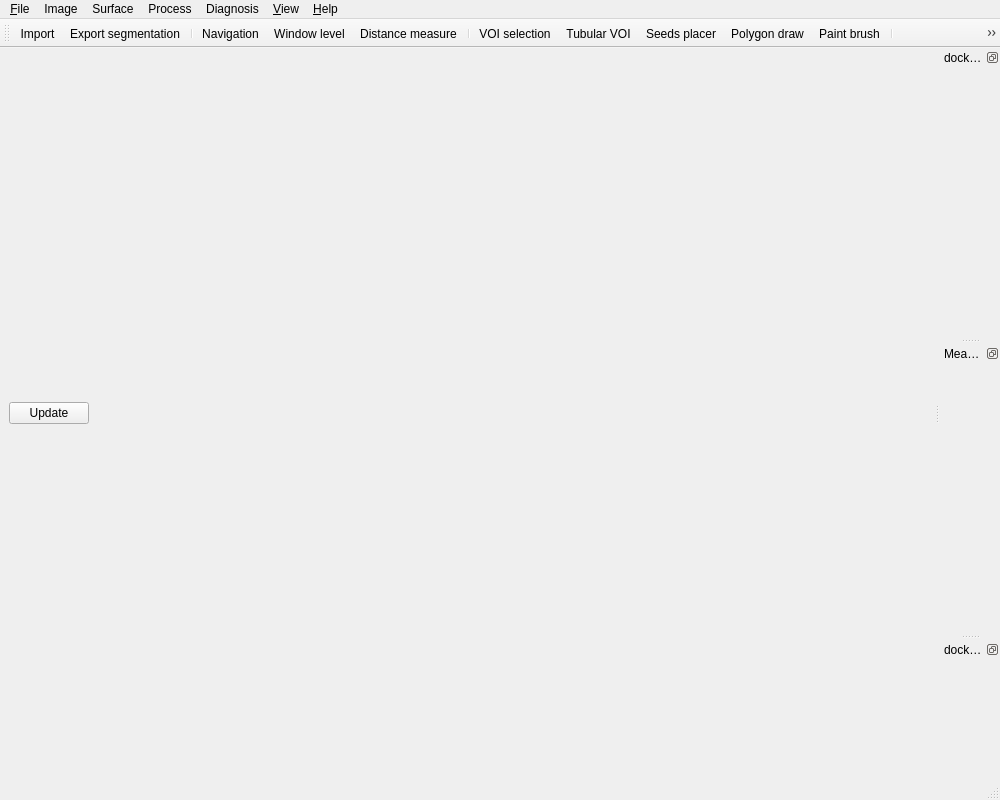
<?xml version="1.0" encoding="UTF-8"?>
<ui version="4.0">
 <class>MainWindow</class>
 <widget class="QMainWindow" name="MainWindow">
  <property name="windowModality">
   <enum>Qt::WindowModal</enum>
  </property>
  <property name="enabled">
   <bool>true</bool>
  </property>
  <property name="geometry">
   <rect>
    <x>0</x>
    <y>0</y>
    <width>1000</width>
    <height>800</height>
   </rect>
  </property>
  <property name="sizePolicy">
   <sizepolicy hsizetype="Preferred" vsizetype="Preferred">
    <horstretch>0</horstretch>
    <verstretch>0</verstretch>
   </sizepolicy>
  </property>
  <property name="acceptDrops">
   <bool>true</bool>
  </property>
  <property name="windowTitle">
   <string>MainWindow</string>
  </property>
  <property name="dockOptions">
   <set>QMainWindow::AllowNestedDocks|QMainWindow::AllowTabbedDocks|QMainWindow::AnimatedDocks|QMainWindow::ForceTabbedDocks|QMainWindow::VerticalTabs</set>
  </property>
  <widget class="QWidget" name="centralwidget">
   <property name="enabled">
    <bool>true</bool>
   </property>
   <property name="sizePolicy">
    <sizepolicy hsizetype="Expanding" vsizetype="Expanding">
     <horstretch>0</horstretch>
     <verstretch>0</verstretch>
    </sizepolicy>
   </property>
   <property name="layoutDirection">
    <enum>Qt::LeftToRight</enum>
   </property>
   <layout class="QVBoxLayout" name="verticalLayoutCentralWidget">
    <item>
     <layout class="QHBoxLayout" name="horizontalLayout">
      <item>
       <widget class="QPushButton" name="updateBtn">
        <property name="enabled">
         <bool>true</bool>
        </property>
        <property name="minimumSize">
         <size>
          <width>0</width>
          <height>0</height>
         </size>
        </property>
        <property name="text">
         <string>Update</string>
        </property>
       </widget>
      </item>
      <item>
       <widget class="QScrollArea" name="sliceScrollArea">
        <property name="sizePolicy">
         <sizepolicy hsizetype="Expanding" vsizetype="Fixed">
          <horstretch>0</horstretch>
          <verstretch>0</verstretch>
         </sizepolicy>
        </property>
        <property name="minimumSize">
         <size>
          <width>0</width>
          <height>0</height>
         </size>
        </property>
        <property name="frameShape">
         <enum>QFrame::NoFrame</enum>
        </property>
        <property name="verticalScrollBarPolicy">
         <enum>Qt::ScrollBarAlwaysOff</enum>
        </property>
        <property name="horizontalScrollBarPolicy">
         <enum>Qt::ScrollBarAlwaysOff</enum>
        </property>
        <property name="sizeAdjustPolicy">
         <enum>QAbstractScrollArea::AdjustToContents</enum>
        </property>
        <property name="widgetResizable">
         <bool>true</bool>
        </property>
        <widget class="QWidget" name="scrollAreaWidgetContents_2">
         <property name="geometry">
          <rect>
           <x>0</x>
           <y>0</y>
           <width>835</width>
           <height>69</height>
          </rect>
         </property>
        </widget>
       </widget>
      </item>
     </layout>
    </item>
   </layout>
  </widget>
  <widget class="QMenuBar" name="menuBar">
   <property name="enabled">
    <bool>true</bool>
   </property>
   <property name="geometry">
    <rect>
     <x>0</x>
     <y>0</y>
     <width>1000</width>
     <height>21</height>
    </rect>
   </property>
   <widget class="QMenu" name="menuFile">
    <property name="title">
     <string>&amp;File</string>
    </property>
    <widget class="QMenu" name="menuRecentImage">
     <property name="title">
      <string>Recent Image</string>
     </property>
    </widget>
    <addaction name="actionImport"/>
    <addaction name="actionImport_images"/>
    <addaction name="menuRecentImage"/>
    <addaction name="actionNew_segmentation"/>
    <addaction name="actionImport_segmentation"/>
    <addaction name="actionExport_segmentation"/>
    <addaction name="actionExport_curved_images"/>
    <addaction name="actionExport_Report"/>
    <addaction name="actionExport_CSV"/>
    <addaction name="actionExit"/>
   </widget>
   <widget class="QMenu" name="menuHelp">
    <property name="title">
     <string>&amp;Help</string>
    </property>
    <addaction name="actionAbout"/>
   </widget>
   <widget class="QMenu" name="menuView">
    <property name="enabled">
     <bool>true</bool>
    </property>
    <property name="title">
     <string>&amp;View</string>
    </property>
    <widget class="QMenu" name="menuDisplay">
     <property name="enabled">
      <bool>true</bool>
     </property>
     <property name="title">
      <string>Display</string>
     </property>
     <addaction name="actionImage1"/>
     <addaction name="actionImage2"/>
     <addaction name="actionImage3"/>
     <addaction name="actionImage4"/>
     <addaction name="actionFourViews"/>
    </widget>
    <widget class="QMenu" name="menuOrientation">
     <property name="title">
      <string>View Mode</string>
     </property>
     <addaction name="actionMulti_planar_view"/>
     <addaction name="actionAll_axial_view"/>
     <addaction name="actionCurved_view"/>
    </widget>
    <addaction name="menuDisplay"/>
    <addaction name="menuOrientation"/>
   </widget>
   <widget class="QMenu" name="menuSegmentation">
    <property name="enabled">
     <bool>true</bool>
    </property>
    <property name="title">
     <string>Process</string>
    </property>
    <addaction name="actionUpdate_curved_images"/>
   </widget>
   <widget class="QMenu" name="menuImage">
    <property name="enabled">
     <bool>true</bool>
    </property>
    <property name="title">
     <string>Image</string>
    </property>
    <addaction name="actionTesting"/>
    <addaction name="actionNavigation"/>
    <addaction name="actionWindow_level"/>
    <addaction name="actionWindow_level_threshold"/>
    <addaction name="actionThreshold"/>
    <addaction name="acitonVOI_selection"/>
    <addaction name="actionTubular_VOI"/>
    <addaction name="actionPaint_brush"/>
    <addaction name="actionPolygon_draw"/>
    <addaction name="actionPolygon_draw_series"/>
    <addaction name="actionVessel_segmentation"/>
    <addaction name="actionMaximum_wall_thickness"/>
    <addaction name="actionDistance_measure"/>
    <addaction name="actionSeeds_placer"/>
    <addaction name="actionVBD_Smoker_seed"/>
   </widget>
   <widget class="QMenu" name="menuDiagnosis">
    <property name="enabled">
     <bool>true</bool>
    </property>
    <property name="title">
     <string>Diagnosis</string>
    </property>
    <widget class="QMenu" name="menuVBD_diagnosis">
     <property name="title">
      <string>VBD diagnosis</string>
     </property>
     <addaction name="actionSmoker_standard"/>
     <addaction name="actionUbogu_standard"/>
    </widget>
    <addaction name="actionICDA_standard"/>
    <addaction name="menuVBD_diagnosis"/>
   </widget>
   <widget class="QMenu" name="menuSurface">
    <property name="title">
     <string>Surface</string>
    </property>
    <addaction name="actionTraceball_camera"/>
    <addaction name="actionCenter_line"/>
    <addaction name="actionWay_point_centerline"/>
    <addaction name="actionFind_maximum_radius"/>
    <addaction name="actionICDA_diameter"/>
    <addaction name="actionVBD_Smoker_BA_diameter"/>
    <addaction name="actionVBD_ubogu_measure"/>
    <addaction name="actionPerpendicular_measurement"/>
    <addaction name="actionStenosis"/>
    <addaction name="actionCurved_navigation"/>
   </widget>
   <addaction name="menuFile"/>
   <addaction name="menuImage"/>
   <addaction name="menuSurface"/>
   <addaction name="menuSegmentation"/>
   <addaction name="menuDiagnosis"/>
   <addaction name="menuView"/>
   <addaction name="menuHelp"/>
  </widget>
  <widget class="QStatusBar" name="statusBar"/>
  <widget class="QToolBar" name="ActionToolBar">
   <property name="enabled">
    <bool>true</bool>
   </property>
   <property name="windowTitle">
    <string>toolBar</string>
   </property>
   <property name="iconSize">
    <size>
     <width>30</width>
     <height>30</height>
    </size>
   </property>
   <attribute name="toolBarArea">
    <enum>TopToolBarArea</enum>
   </attribute>
   <attribute name="toolBarBreak">
    <bool>false</bool>
   </attribute>
   <addaction name="actionImport"/>
   <addaction name="actionExport_segmentation"/>
   <addaction name="separator"/>
   <addaction name="actionNavigation"/>
   <addaction name="actionWindow_level"/>
   <addaction name="actionDistance_measure"/>
   <addaction name="separator"/>
   <addaction name="acitonVOI_selection"/>
   <addaction name="actionTubular_VOI"/>
   <addaction name="actionSeeds_placer"/>
   <addaction name="actionPolygon_draw"/>
   <addaction name="actionPaint_brush"/>
   <addaction name="separator"/>
   <addaction name="actionMulti_planar_view"/>
   <addaction name="actionAll_axial_view"/>
   <addaction name="actionCurved_view"/>
   <addaction name="actionMIP"/>
  </widget>
  <widget class="QDockWidget" name="dockWidget2D">
   <property name="sizePolicy">
    <sizepolicy hsizetype="Minimum" vsizetype="Preferred">
     <horstretch>0</horstretch>
     <verstretch>0</verstretch>
    </sizepolicy>
   </property>
   <property name="minimumSize">
    <size>
     <width>60</width>
     <height>40</height>
    </size>
   </property>
   <property name="maximumSize">
    <size>
     <width>524287</width>
     <height>524287</height>
    </size>
   </property>
   <property name="features">
    <set>QDockWidget::DockWidgetFloatable|QDockWidget::DockWidgetMovable</set>
   </property>
   <property name="windowTitle">
    <string>dockWidget2D</string>
   </property>
   <attribute name="dockWidgetArea">
    <number>2</number>
   </attribute>
   <widget class="QWidget" name="dockWidgetContents">
    <layout class="QVBoxLayout" name="verticalLayout_4"/>
   </widget>
  </widget>
  <widget class="QDockWidget" name="dockWidgetMeasurement">
   <property name="sizePolicy">
    <sizepolicy hsizetype="Minimum" vsizetype="Preferred">
     <horstretch>0</horstretch>
     <verstretch>0</verstretch>
    </sizepolicy>
   </property>
   <property name="minimumSize">
    <size>
     <width>60</width>
     <height>40</height>
    </size>
   </property>
   <property name="maximumSize">
    <size>
     <width>524287</width>
     <height>524287</height>
    </size>
   </property>
   <property name="features">
    <set>QDockWidget::DockWidgetFloatable|QDockWidget::DockWidgetMovable</set>
   </property>
   <property name="windowTitle">
    <string>Measurement</string>
   </property>
   <attribute name="dockWidgetArea">
    <number>2</number>
   </attribute>
   <widget class="QWidget" name="dockWidgetContents_2">
    <layout class="QVBoxLayout" name="verticalLayout"/>
   </widget>
  </widget>
  <widget class="QDockWidget" name="dockWidget3D">
   <property name="features">
    <set>QDockWidget::DockWidgetFloatable|QDockWidget::DockWidgetMovable</set>
   </property>
   <property name="windowTitle">
    <string>dockWidget3D</string>
   </property>
   <attribute name="dockWidgetArea">
    <number>2</number>
   </attribute>
   <widget class="QWidget" name="dockWidgetContents_3"/>
  </widget>
  <action name="actionImport">
   <property name="icon">
    <iconset resource="../Main/resources/IADE_Analyzer.qrc">
     <normaloff>:/icons/OpenImage.png</normaloff>:/icons/OpenImage.png</iconset>
   </property>
   <property name="text">
    <string>Import</string>
   </property>
   <property name="toolTip">
    <string>Import</string>
   </property>
  </action>
  <action name="actionExit">
   <property name="text">
    <string>&amp;Exit</string>
   </property>
  </action>
  <action name="actionExport_segmentation">
   <property name="enabled">
    <bool>true</bool>
   </property>
   <property name="icon">
    <iconset resource="../Main/resources/IADE_Analyzer.qrc">
     <normaloff>:/icons/Save.png</normaloff>:/icons/Save.png</iconset>
   </property>
   <property name="text">
    <string>Export segmentation</string>
   </property>
   <property name="toolTip">
    <string>Export segmentation</string>
   </property>
  </action>
  <action name="actionAbout">
   <property name="text">
    <string>&amp;About</string>
   </property>
  </action>
  <action name="actionHelp">
   <property name="text">
    <string>&amp;Help</string>
   </property>
   <property name="toolTip">
    <string>Help</string>
   </property>
  </action>
  <action name="actionDistance_measure">
   <property name="checkable">
    <bool>true</bool>
   </property>
   <property name="icon">
    <iconset resource="../Main/resources/IADE_Analyzer.qrc">
     <normaloff>:/icons/Ruler.png</normaloff>:/icons/Ruler.png</iconset>
   </property>
   <property name="text">
    <string>Distance measure</string>
   </property>
   <property name="toolTip">
    <string>Distance measure</string>
   </property>
  </action>
  <action name="actionWindow_level">
   <property name="checkable">
    <bool>true</bool>
   </property>
   <property name="checked">
    <bool>false</bool>
   </property>
   <property name="icon">
    <iconset resource="../Main/resources/IADE_Analyzer.qrc">
     <normaloff>:/icons/WindowLevel.png</normaloff>:/icons/WindowLevel.png</iconset>
   </property>
   <property name="text">
    <string>Window level</string>
   </property>
   <property name="toolTip">
    <string>Window level</string>
   </property>
  </action>
  <action name="actionNavigation">
   <property name="checkable">
    <bool>true</bool>
   </property>
   <property name="checked">
    <bool>false</bool>
   </property>
   <property name="icon">
    <iconset resource="../Main/resources/IADE_Analyzer.qrc">
     <normaloff>:/icons/Navigation.png</normaloff>:/icons/Navigation.png</iconset>
   </property>
   <property name="text">
    <string>&amp;Navigation</string>
   </property>
  </action>
  <action name="actionFourViews">
   <property name="checkable">
    <bool>true</bool>
   </property>
   <property name="checked">
    <bool>true</bool>
   </property>
   <property name="icon">
    <iconset resource="../Main/resources/IADE_Analyzer.qrc">
     <normaloff>:/icons/LayoutFourViews.png</normaloff>:/icons/LayoutFourViews.png</iconset>
   </property>
   <property name="text">
    <string/>
   </property>
   <property name="toolTip">
    <string/>
   </property>
  </action>
  <action name="actionInformation">
   <property name="text">
    <string>Information</string>
   </property>
  </action>
  <action name="actionAddOverlay">
   <property name="text">
    <string>Add Overlay</string>
   </property>
  </action>
  <action name="actionRemoveOverlay">
   <property name="text">
    <string>Remove Overlay</string>
   </property>
  </action>
  <action name="actionOverlayVisible">
   <property name="checkable">
    <bool>true</bool>
   </property>
   <property name="text">
    <string>Visible</string>
   </property>
  </action>
  <action name="actionIncreaseOverlayOpacity">
   <property name="text">
    <string>Increase Opacity</string>
   </property>
  </action>
  <action name="actionDecreaseOverlayOpacity">
   <property name="text">
    <string>Decrease Opacity</string>
   </property>
  </action>
  <action name="actionPolygon_draw">
   <property name="checkable">
    <bool>true</bool>
   </property>
   <property name="checked">
    <bool>false</bool>
   </property>
   <property name="icon">
    <iconset resource="../Main/resources/IADE_Analyzer.qrc">
     <normaloff>:/icons/contour.png</normaloff>:/icons/contour.png</iconset>
   </property>
   <property name="text">
    <string>Polygon draw</string>
   </property>
   <property name="toolTip">
    <string>Polygon draw</string>
   </property>
  </action>
  <action name="actionCloseImage">
   <property name="icon">
    <iconset>
     <normaloff>:/icons/close.png</normaloff>:/icons/close.png</iconset>
   </property>
   <property name="text">
    <string>Close Image</string>
   </property>
   <property name="font">
    <font/>
   </property>
  </action>
  <action name="actionImage1">
   <property name="checkable">
    <bool>true</bool>
   </property>
   <property name="checked">
    <bool>false</bool>
   </property>
   <property name="enabled">
    <bool>true</bool>
   </property>
   <property name="icon">
    <iconset resource="../Main/resources/IADE_Analyzer.qrc">
     <normaloff>:/icons/UpperRightView.png</normaloff>:/icons/UpperRightView.png</iconset>
   </property>
   <property name="text">
    <string/>
   </property>
   <property name="toolTip">
    <string/>
   </property>
   <property name="visible">
    <bool>true</bool>
   </property>
   <property name="iconVisibleInMenu">
    <bool>true</bool>
   </property>
  </action>
  <action name="actionImage2">
   <property name="checkable">
    <bool>true</bool>
   </property>
   <property name="icon">
    <iconset resource="../Main/resources/IADE_Analyzer.qrc">
     <normaloff>:/icons/LowerRightView.png</normaloff>:/icons/LowerRightView.png</iconset>
   </property>
   <property name="text">
    <string/>
   </property>
   <property name="toolTip">
    <string/>
   </property>
  </action>
  <action name="actionImage3">
   <property name="checkable">
    <bool>true</bool>
   </property>
   <property name="icon">
    <iconset resource="../Main/resources/IADE_Analyzer.qrc">
     <normaloff>:/icons/UpperLeftView.png</normaloff>:/icons/UpperLeftView.png</iconset>
   </property>
   <property name="text">
    <string/>
   </property>
   <property name="toolTip">
    <string/>
   </property>
  </action>
  <action name="actionImage4">
   <property name="checkable">
    <bool>true</bool>
   </property>
   <property name="icon">
    <iconset resource="../Main/resources/IADE_Analyzer.qrc">
     <normaloff>:/icons/LowerLeftView.png</normaloff>:/icons/LowerLeftView.png</iconset>
   </property>
   <property name="text">
    <string/>
   </property>
   <property name="toolTip">
    <string/>
   </property>
  </action>
  <action name="actionSagittal">
   <property name="checkable">
    <bool>true</bool>
   </property>
   <property name="icon">
    <iconset resource="../Main/resources/IADE_Analyzer.qrc">
     <normaloff>:/icons/dl_sagittal.png</normaloff>:/icons/dl_sagittal.png</iconset>
   </property>
   <property name="text">
    <string>All Sagittal View</string>
   </property>
   <property name="font">
    <font/>
   </property>
   <property name="visible">
    <bool>true</bool>
   </property>
   <property name="iconVisibleInMenu">
    <bool>true</bool>
   </property>
  </action>
  <action name="actionCoronal">
   <property name="checkable">
    <bool>true</bool>
   </property>
   <property name="icon">
    <iconset resource="../Main/resources/IADE_Analyzer.qrc">
     <normaloff>:/icons/dl_coronal.png</normaloff>:/icons/dl_coronal.png</iconset>
   </property>
   <property name="text">
    <string>All Coronal View</string>
   </property>
  </action>
  <action name="actionAll_axial_view">
   <property name="checkable">
    <bool>true</bool>
   </property>
   <property name="icon">
    <iconset resource="../Main/resources/IADE_Analyzer.qrc">
     <normaloff>:/icons/dl_axial copy.png</normaloff>:/icons/dl_axial copy.png</iconset>
   </property>
   <property name="text">
    <string>All axial view</string>
   </property>
   <property name="toolTip">
    <string>All axial view</string>
   </property>
  </action>
  <action name="actionRemoveContour">
   <property name="icon">
    <iconset resource="../Main/resources/IADE_Analyzer.qrc">
     <normaloff>:/icons/magicdrawdelete.png</normaloff>:/icons/magicdrawdelete.png</iconset>
   </property>
   <property name="text">
    <string>Remove</string>
   </property>
  </action>
  <action name="acitonVOI_selection">
   <property name="checkable">
    <bool>true</bool>
   </property>
   <property name="icon">
    <iconset resource="../Main/resources/IADE_Analyzer.qrc">
     <normaloff>:/icons/roi.png</normaloff>:/icons/roi.png</iconset>
   </property>
   <property name="text">
    <string>VOI selection</string>
   </property>
   <property name="toolTip">
    <string>VOI selection</string>
   </property>
  </action>
  <action name="actionStatistics">
   <property name="text">
    <string>Statistics</string>
   </property>
  </action>
  <action name="actionPaint_brush">
   <property name="checkable">
    <bool>true</bool>
   </property>
   <property name="icon">
    <iconset resource="../Main/resources/IADE_Analyzer.qrc">
     <normaloff>:/icons/Draw.png</normaloff>:/icons/Draw.png</iconset>
   </property>
   <property name="text">
    <string>Paint brush</string>
   </property>
   <property name="toolTip">
    <string>Paint brush</string>
   </property>
  </action>
  <action name="actionMulti_planar_view">
   <property name="checkable">
    <bool>true</bool>
   </property>
   <property name="icon">
    <iconset resource="../Main/resources/IADE_Analyzer.qrc">
     <normaloff>:/icons/LayoutMultiPlanar.png</normaloff>:/icons/LayoutMultiPlanar.png</iconset>
   </property>
   <property name="text">
    <string>Multi-planar view</string>
   </property>
   <property name="toolTip">
    <string>Multi-planar view</string>
   </property>
  </action>
  <action name="actionImport_segmentation">
   <property name="text">
    <string>Import segmentation</string>
   </property>
   <property name="toolTip">
    <string>Import segmentation</string>
   </property>
  </action>
  <action name="actionCenterlineAlgorithm">
   <property name="text">
    <string>Centerline Algorithm</string>
   </property>
  </action>
  <action name="actionSeeds_placer">
   <property name="checkable">
    <bool>true</bool>
   </property>
   <property name="icon">
    <iconset resource="../Main/resources/IADE_Analyzer.qrc">
     <normaloff>:/icons/plant-a-tree.png</normaloff>:/icons/plant-a-tree.png</iconset>
   </property>
   <property name="text">
    <string>Seeds placer</string>
   </property>
   <property name="toolTip">
    <string>Seeds placer</string>
   </property>
  </action>
  <action name="actionOpenContour">
   <property name="text">
    <string>Open Contour</string>
   </property>
  </action>
  <action name="actionSaveContour">
   <property name="text">
    <string>Save Contour</string>
   </property>
  </action>
  <action name="actionImport_images">
   <property name="text">
    <string>Import images</string>
   </property>
   <property name="toolTip">
    <string>Import images</string>
   </property>
  </action>
  <action name="actionImport_T2">
   <property name="text">
    <string>Import T2</string>
   </property>
  </action>
  <action name="actionImport_MRA">
   <property name="text">
    <string>Import MRA</string>
   </property>
  </action>
  <action name="actionExport_T2">
   <property name="text">
    <string>Export T2</string>
   </property>
  </action>
  <action name="actionExport_MRA">
   <property name="text">
    <string>Export MRA</string>
   </property>
  </action>
  <action name="actionExport_Report">
   <property name="text">
    <string>Export Report</string>
   </property>
  </action>
  <action name="actionICDA_standard">
   <property name="checkable">
    <bool>true</bool>
   </property>
   <property name="text">
    <string>ICDA standard</string>
   </property>
  </action>
  <action name="actionSmoker_standard">
   <property name="checkable">
    <bool>true</bool>
   </property>
   <property name="icon">
    <iconset resource="../Main/resources/IADE_Analyzer.qrc">
     <normaloff>:/icons/cigarette-with-smoke.png</normaloff>:/icons/cigarette-with-smoke.png</iconset>
   </property>
   <property name="text">
    <string>Smoker standard</string>
   </property>
  </action>
  <action name="actionVBD_Smoker_seed">
   <property name="checkable">
    <bool>true</bool>
   </property>
   <property name="text">
    <string>VBD Smoker seed</string>
   </property>
   <property name="toolTip">
    <string>VBD Smoker seed</string>
   </property>
  </action>
  <action name="actionNew_segmentation">
   <property name="text">
    <string>New segmentation</string>
   </property>
   <property name="toolTip">
    <string>New segmentation</string>
   </property>
  </action>
  <action name="actionTraceball_camera">
   <property name="checkable">
    <bool>true</bool>
   </property>
   <property name="checked">
    <bool>false</bool>
   </property>
   <property name="text">
    <string>Traceball camera</string>
   </property>
   <property name="toolTip">
    <string>Traceball camera</string>
   </property>
  </action>
  <action name="actionCenter_line">
   <property name="checkable">
    <bool>true</bool>
   </property>
   <property name="text">
    <string>Center line</string>
   </property>
   <property name="toolTip">
    <string>Center line</string>
   </property>
  </action>
  <action name="actionTesting">
   <property name="checkable">
    <bool>true</bool>
   </property>
   <property name="text">
    <string>Trackball camera</string>
   </property>
   <property name="toolTip">
    <string>Trackball camera</string>
   </property>
  </action>
  <action name="actionFind_maximum_radius">
   <property name="checkable">
    <bool>true</bool>
   </property>
   <property name="text">
    <string>Find maximum radius</string>
   </property>
   <property name="toolTip">
    <string>Find maximum radius</string>
   </property>
  </action>
  <action name="actionPerpendicular_measurement">
   <property name="checkable">
    <bool>true</bool>
   </property>
   <property name="text">
    <string>Perpendicular measurement</string>
   </property>
   <property name="toolTip">
    <string>Perpendicular measurement</string>
   </property>
  </action>
  <action name="actionCurved_view">
   <property name="checkable">
    <bool>true</bool>
   </property>
   <property name="icon">
    <iconset resource="../Main/resources/IADE_Analyzer.qrc">
     <normaloff>:/icons/curved-arrow.png</normaloff>:/icons/curved-arrow.png</iconset>
   </property>
   <property name="text">
    <string>Curved view</string>
   </property>
   <property name="toolTip">
    <string>Curved view</string>
   </property>
  </action>
  <action name="actionCurved_navigation">
   <property name="checkable">
    <bool>true</bool>
   </property>
   <property name="text">
    <string>Curved navigation</string>
   </property>
   <property name="toolTip">
    <string>Curved navigation</string>
   </property>
  </action>
  <action name="actionUpdate_curved_images">
   <property name="text">
    <string>Update curved images</string>
   </property>
   <property name="toolTip">
    <string>Update curved images</string>
   </property>
  </action>
  <action name="actionTubular_VOI">
   <property name="checkable">
    <bool>true</bool>
   </property>
   <property name="icon">
    <iconset resource="../Main/resources/IADE_Analyzer.qrc">
     <normaloff>:/icons/aami10-90-512.png</normaloff>:/icons/aami10-90-512.png</iconset>
   </property>
   <property name="text">
    <string>Tubular VOI</string>
   </property>
   <property name="toolTip">
    <string>Tubular VOI</string>
   </property>
  </action>
  <action name="actionWay_point_centerline">
   <property name="checkable">
    <bool>true</bool>
   </property>
   <property name="text">
    <string>Way point centerline</string>
   </property>
   <property name="toolTip">
    <string>Way point centerline</string>
   </property>
  </action>
  <action name="actionMaximum_wall_thickness">
   <property name="checkable">
    <bool>true</bool>
   </property>
   <property name="icon">
    <iconset resource="../Main/resources/IADE_Analyzer.qrc">
     <normaloff>:/icons/Ruler.png</normaloff>:/icons/Ruler.png</iconset>
   </property>
   <property name="text">
    <string>Maximum wall thickness</string>
   </property>
   <property name="toolTip">
    <string>Maximum wall thickness</string>
   </property>
  </action>
  <action name="actionWindow_level_threshold">
   <property name="checkable">
    <bool>true</bool>
   </property>
   <property name="icon">
    <iconset resource="../Main/resources/IADE_Analyzer.qrc">
     <normaloff>:/icons/WindowLevel.png</normaloff>:/icons/WindowLevel.png</iconset>
   </property>
   <property name="text">
    <string>Window level threshold</string>
   </property>
   <property name="toolTip">
    <string>Window level threshold</string>
   </property>
  </action>
  <action name="actionThreshold">
   <property name="checkable">
    <bool>true</bool>
   </property>
   <property name="icon">
    <iconset resource="../Main/resources/IADE_Analyzer.qrc">
     <normaloff>:/icons/business-down-bars-graphic.png</normaloff>:/icons/business-down-bars-graphic.png</iconset>
   </property>
   <property name="text">
    <string>Threshold</string>
   </property>
   <property name="toolTip">
    <string>Threshold</string>
   </property>
  </action>
  <action name="actionPolygon_draw_series">
   <property name="checkable">
    <bool>true</bool>
   </property>
   <property name="icon">
    <iconset resource="../Main/resources/IADE_Analyzer.qrc">
     <normaloff>:/icons/177503-200.png</normaloff>:/icons/177503-200.png</iconset>
   </property>
   <property name="text">
    <string>Polygon draw series</string>
   </property>
   <property name="toolTip">
    <string>Polygon draw series</string>
   </property>
  </action>
  <action name="actionVessel_segmentation">
   <property name="checkable">
    <bool>true</bool>
   </property>
   <property name="icon">
    <iconset resource="../Main/resources/IADE_Analyzer.qrc">
     <normaloff>:/icons/177503-200.png</normaloff>:/icons/177503-200.png</iconset>
   </property>
   <property name="text">
    <string>Vessel segmentation</string>
   </property>
   <property name="toolTip">
    <string>Vessel segmentation</string>
   </property>
  </action>
  <action name="actionStenosis">
   <property name="checkable">
    <bool>true</bool>
   </property>
   <property name="text">
    <string>Stenosis</string>
   </property>
   <property name="toolTip">
    <string>Stenosis</string>
   </property>
  </action>
  <action name="actionUbogu_standard">
   <property name="checkable">
    <bool>true</bool>
   </property>
   <property name="text">
    <string>Ubogu standard</string>
   </property>
   <property name="toolTip">
    <string>Ubogu standard</string>
   </property>
  </action>
  <action name="actionICDA_diameter">
   <property name="checkable">
    <bool>true</bool>
   </property>
   <property name="text">
    <string>ICDA diameter</string>
   </property>
   <property name="toolTip">
    <string>ICDA diameter</string>
   </property>
  </action>
  <action name="actionVBD_Smoker_BA_diameter">
   <property name="checkable">
    <bool>true</bool>
   </property>
   <property name="text">
    <string>VBD Smoker BA diameter</string>
   </property>
   <property name="toolTip">
    <string>VBD Smoker BA diameter</string>
   </property>
  </action>
  <action name="actionVBD_ubogu_measure">
   <property name="checkable">
    <bool>true</bool>
   </property>
   <property name="text">
    <string>VBD ubogu measure</string>
   </property>
   <property name="toolTip">
    <string>VBD ubogu measure</string>
   </property>
  </action>
  <action name="actionExport_CSV">
   <property name="text">
    <string>Export CSV</string>
   </property>
   <property name="toolTip">
    <string>Export CSV</string>
   </property>
  </action>
  <action name="actionExport_curved_images">
   <property name="text">
    <string>Export curved images</string>
   </property>
   <property name="toolTip">
    <string>Export curved images</string>
   </property>
  </action>
  <action name="actionMIP">
   <property name="checkable">
    <bool>true</bool>
   </property>
   <property name="text">
    <string>MIP</string>
   </property>
   <property name="toolTip">
    <string>MIP</string>
   </property>
  </action>
 </widget>
 <resources>
  <include location="../Main/resources/IADE_Analyzer.qrc"/>
 </resources>
 <connections/>
</ui>
